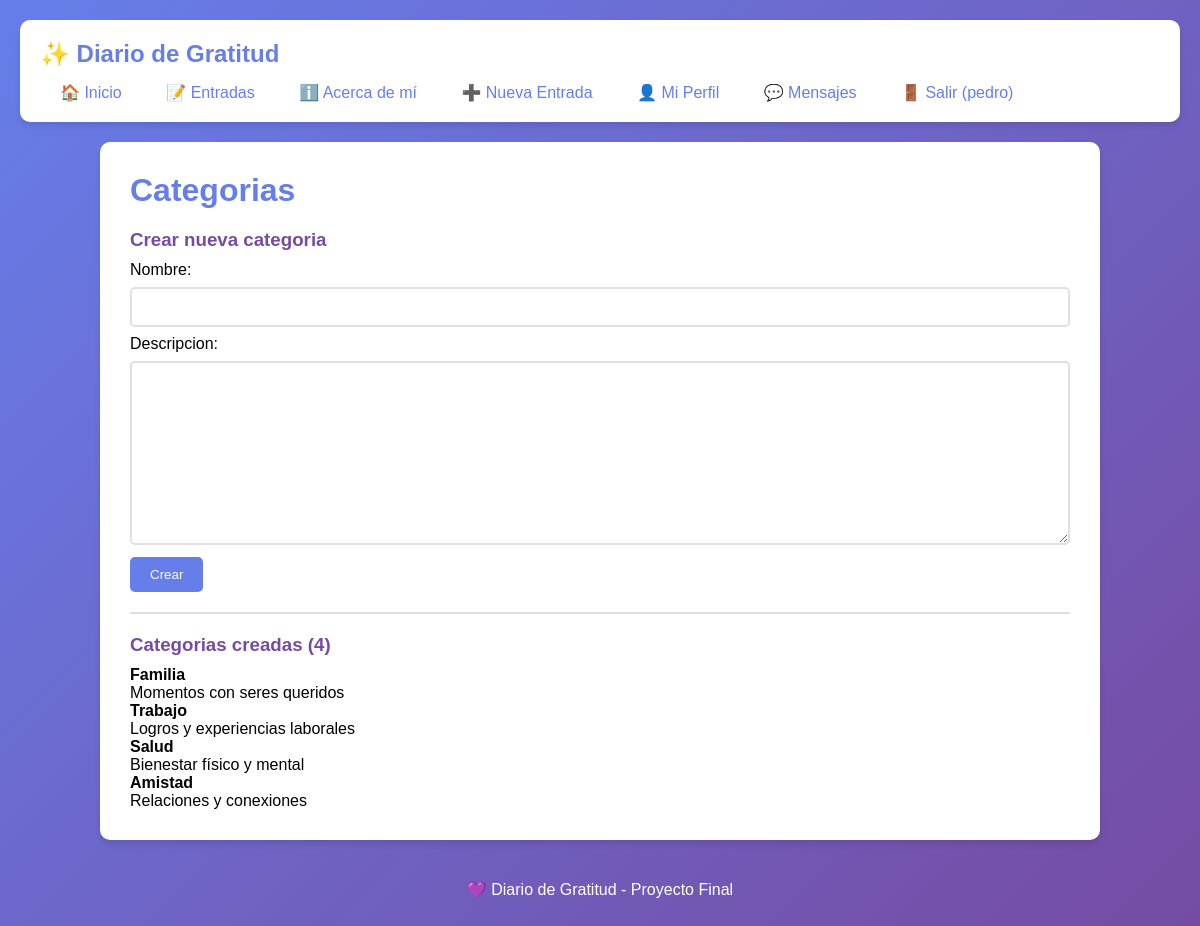
/categorias/ (signed in), run on the app's committed database.
### diario/models.py (models this page shows, shortened)
class Categoria(models.Model):
    nombre = models.CharField(max_length=50, unique=True)
    descripcion = models.TextField(blank=True)
    class Meta:
        verbose_name_plural = "Categorías"

### diario/views.py (the view)
# urls.py: path('categorias/', views.categorias, name='categorias'),
@login_required
def categorias(request):
    if request.method == 'POST':
        form = CategoriaForm(request.POST)
        if form.is_valid():
            form.save()
            messages.success(request, 'Categoría creada correctamente')
    else:
        form = CategoriaForm()
    categorias_lista = Categoria.objects.all()
    return render(request, 'diario/categorias.html', {
        'form': form,
        'categorias': categorias_lista,
    })

### diario/forms.py
class CategoriaForm(forms.ModelForm):
    class Meta:
        model = Categoria
        fields = ['nombre', 'descripcion']

### diario/templates/diario/categorias.html (shortened to what this page needs)
{% extends 'diario/base.html' %}
{% block content %}
<h1>Categorias</h1>
<h3>Crear nueva categoria</h3>
<form method="POST">
    <p>Nombre:<br>
    {{ form.nombre }}</p>
    <p>Descripcion:<br>
    {{ form.descripcion }}</p>
    <button type="submit">Crear</button>
</form>
<hr>
<h3>Categorias creadas ({{ categorias|length }})</h3>
{% if categorias %}
    {% for categoria in categorias %}
    <p>
        <strong>{{ categoria.nombre }}</strong><br>
        {{ categoria.descripcion }}
    </p>
    {% endfor %}
{% else %}
    <p>No hay categorias.</p>
    <p>Ejemplos: Familia, Trabajo, Salud, Amistad, Logros</p>
{% endif %}
{% endblock %}

### diario/templates/diario/base.html (shortened to what this page needs)
<!DOCTYPE html>
<html>
<head>
</head>
<body>
    <nav>
        <h2>✨ Diario de Gratitud</h2>
        <a href="{% url 'inicio' %}">🏠 Inicio</a>
        <a href="{% url 'entrada_list' %}">📝 Entradas</a>
        <a href="{% url 'about' %}">ℹ️ Acerca de mí</a>
        {% if user.is_authenticated %}
            <a href="{% url 'entrada_create' %}">➕ Nueva Entrada</a>
            <a href="{% url 'profile' %}">👤 Mi Perfil</a>
            <a href="{% url 'mensajes' %}">💬 Mensajes</a>
            <a href="{% url 'logout' %}">🚪 Salir ({{ user.username }})</a>
        {% else %}
            <a href="{% url 'login' %}">🔐 Iniciar Sesión</a>
            <a href="{% url 'register' %}">📋 Registrarse</a>
        {% endif %}
    </nav>
    <div class="contenido">
        {% block content %}
        {% endblock %}
    </div>
    <footer>
        <p>💜 Diario de Gratitud - Proyecto Final</p>
    </footer>
</body>
</html>

### diario/templates/diario/base.html (style rules this page uses)
* { margin: 0; padding: 0; box-sizing: border-box; }
body { font-family: 'Arial', sans-serif; background: linear-gradient(135deg, #667eea 0%, #764ba2 100%); min-height: 100vh; padding: 20px; }
nav { background: white; padding: 20px; border-radius: 10px; box-shadow: 0 4px 6px rgba(0,0,0,0.1); margin-bottom: 20px; }
nav h2 { color: #667eea; margin-bottom: 15px; }
nav a { color: #667eea; text-decoration: none; padding: 8px 15px; margin: 0 5px; border-radius: 5px; transition: all 0.3s; }
.contenido { background: white; padding: 30px; border-radius: 10px; box-shadow: 0 4px 6px rgba(0,0,0,0.1); max-width: 1000px; margin: 0 auto; }
h1 { color: #667eea; margin-bottom: 20px; }
h3 { color: #764ba2; margin-top: 20px; margin-bottom: 10px; }
button, .boton { background: #667eea; color: white; padding: 10px 20px; border: none; border-radius: 5px; cursor: pointer; text-decoration: none; display: inline-block; transition: all 0.3s; }
input, textarea, select { width: 100%; padding: 10px; margin: 8px 0; border: 2px solid #e0e0e0; border-radius: 5px; font-size: 14px; }
footer { text-align: center; color: white; margin-top: 20px; padding: 20px; }
a { color: #667eea; }
hr { border: none; border-top: 2px solid #e0e0e0; margin: 20px 0; }

### data on the page
Categoria: nombre "Familia", descripcion "Momentos con seres queridos"
Categoria: nombre "Trabajo", descripcion "Logros y experiencias laborales"
Categoria: nombre "Salud", descripcion "Bienestar físico y mental"
Categoria: nombre "Amistad", descripcion "Relaciones y conexiones"

### other printed values
{{ user.username }} "pedro"
{{ categorias|length }} "4"
